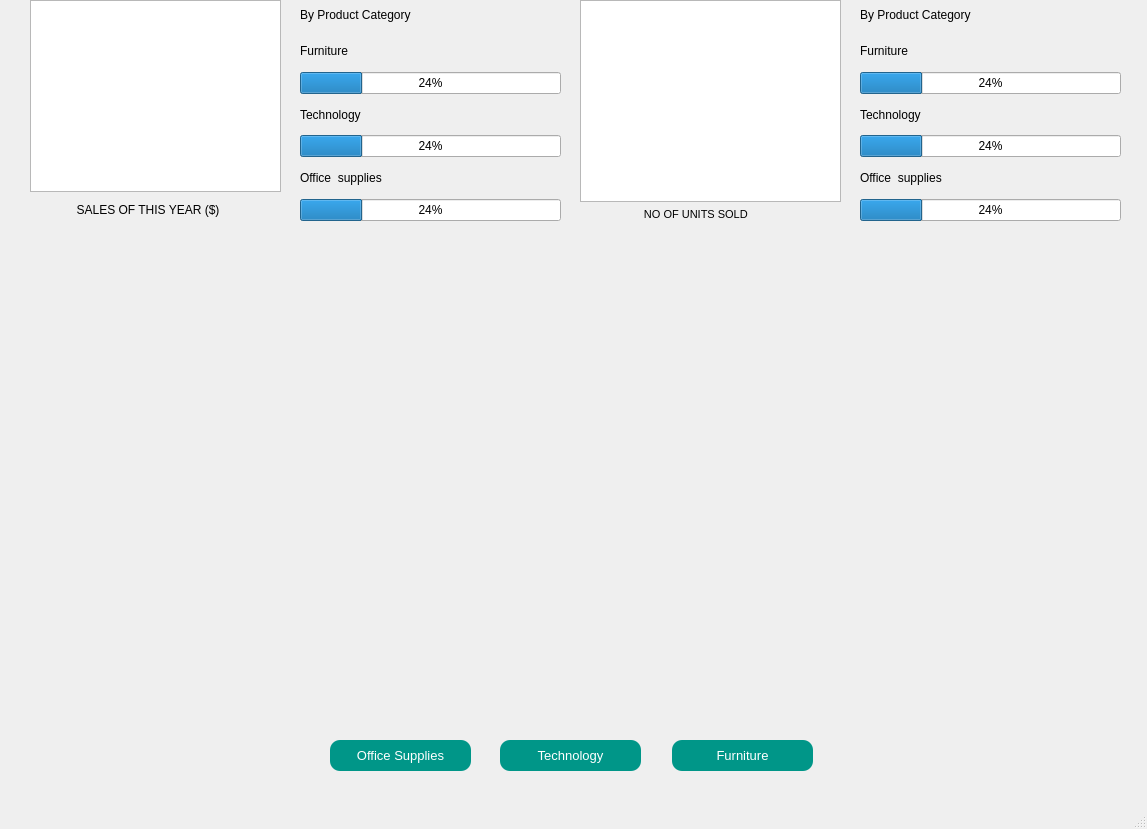
<?xml version="1.0" encoding="UTF-8"?>
<ui version="4.0">
 <class>MainWindow</class>
 <widget class="QMainWindow" name="MainWindow">
  <property name="geometry">
   <rect>
    <x>0</x>
    <y>0</y>
    <width>1147</width>
    <height>829</height>
   </rect>
  </property>
  <property name="windowTitle">
   <string>MainWindow</string>
  </property>
  <widget class="QWidget" name="centralwidget">
   <widget class="QWidget" name="gridLayoutWidget">
    <property name="geometry">
     <rect>
      <x>30</x>
      <y>0</y>
      <width>251</width>
      <height>221</height>
     </rect>
    </property>
    <layout class="QGridLayout" name="gridLayout">
     <item row="2" column="0">
      <widget class="QLabel" name="label">
       <property name="text">
        <string>              SALES OF THIS YEAR ($)</string>
       </property>
      </widget>
     </item>
     <item row="1" column="0" alignment="Qt::AlignHCenter|Qt::AlignVCenter">
      <widget class="QTextBrowser" name="sales">
       <property name="enabled">
        <bool>true</bool>
       </property>
       <property name="font">
        <font>
         <family>Calibri</family>
         <pointsize>40</pointsize>
         <weight>50</weight>
         <italic>false</italic>
         <bold>false</bold>
        </font>
       </property>
       <property name="layoutDirection">
        <enum>Qt::LeftToRight</enum>
       </property>
      </widget>
     </item>
    </layout>
   </widget>
   <widget class="QWidget" name="gridLayoutWidget_2">
    <property name="geometry">
     <rect>
      <x>300</x>
      <y>0</y>
      <width>261</width>
      <height>221</height>
     </rect>
    </property>
    <layout class="QGridLayout" name="gridLayout_2">
     <item row="0" column="0">
      <widget class="QLabel" name="label_2">
       <property name="text">
        <string>By Product Category</string>
       </property>
      </widget>
     </item>
     <item row="6" column="0">
      <widget class="QLabel" name="label_6">
       <property name="text">
        <string>Technology</string>
       </property>
      </widget>
     </item>
     <item row="1" column="0">
      <widget class="QLabel" name="label_5">
       <property name="text">
        <string>Furniture</string>
       </property>
      </widget>
     </item>
     <item row="7" column="0">
      <widget class="QProgressBar" name="tsales">
       <property name="value">
        <number>24</number>
       </property>
      </widget>
     </item>
     <item row="9" column="0">
      <widget class="QProgressBar" name="osales">
       <property name="value">
        <number>24</number>
       </property>
      </widget>
     </item>
     <item row="2" column="0">
      <widget class="QProgressBar" name="fsales">
       <property name="value">
        <number>24</number>
       </property>
       <property name="textVisible">
        <bool>true</bool>
       </property>
      </widget>
     </item>
     <item row="8" column="0">
      <widget class="QLabel" name="label_7">
       <property name="text">
        <string>Office  supplies</string>
       </property>
      </widget>
     </item>
    </layout>
   </widget>
   <widget class="QWidget" name="gridLayoutWidget_4">
    <property name="geometry">
     <rect>
      <x>580</x>
      <y>0</y>
      <width>261</width>
      <height>221</height>
     </rect>
    </property>
    <layout class="QGridLayout" name="gridLayout_4">
     <item row="0" column="0">
      <widget class="QTextBrowser" name="unitssold">
       <property name="font">
        <font>
         <family>Calibri</family>
         <pointsize>40</pointsize>
         <weight>50</weight>
         <italic>false</italic>
         <bold>false</bold>
        </font>
       </property>
      </widget>
     </item>
     <item row="1" column="0">
      <widget class="QLabel" name="label_4">
       <property name="font">
        <font>
         <pointsize>8</pointsize>
        </font>
       </property>
       <property name="text">
        <string>                     NO OF UNITS SOLD</string>
       </property>
      </widget>
     </item>
    </layout>
   </widget>
   <widget class="QWidget" name="verticalLayoutWidget_2">
    <property name="geometry">
     <rect>
      <x>580</x>
      <y>230</y>
      <width>541</width>
      <height>491</height>
     </rect>
    </property>
    <layout class="QVBoxLayout" name="graph_layout_2"/>
   </widget>
   <widget class="QWidget" name="verticalLayoutWidget_3">
    <property name="geometry">
     <rect>
      <x>30</x>
      <y>229</y>
      <width>531</width>
      <height>491</height>
     </rect>
    </property>
    <layout class="QVBoxLayout" name="graph_layout_3"/>
   </widget>
   <widget class="QPushButton" name="furniturebutton">
    <property name="geometry">
     <rect>
      <x>672</x>
      <y>740</y>
      <width>141</width>
      <height>31</height>
     </rect>
    </property>
    <property name="font">
     <font>
      <pointsize>10</pointsize>
     </font>
    </property>
    <property name="styleSheet">
     <string notr="true">QPushButton {
            border-radius: 10px;
            padding: 5px;
            background-color: #009688;
            color: white;
        }

QPushButton:hover {
            background-color: #008080;
        }

QPushButton:pressed {
            background-color: #006666;
        }</string>
    </property>
    <property name="text">
     <string>Furniture</string>
    </property>
   </widget>
   <widget class="QWidget" name="gridLayoutWidget_5">
    <property name="geometry">
     <rect>
      <x>860</x>
      <y>0</y>
      <width>261</width>
      <height>221</height>
     </rect>
    </property>
    <layout class="QGridLayout" name="gridLayout_5">
     <item row="0" column="0">
      <widget class="QLabel" name="label_11">
       <property name="text">
        <string>By Product Category</string>
       </property>
      </widget>
     </item>
     <item row="1" column="0">
      <widget class="QLabel" name="label_13">
       <property name="text">
        <string>Furniture</string>
       </property>
      </widget>
     </item>
     <item row="7" column="0">
      <widget class="QProgressBar" name="tunits">
       <property name="value">
        <number>24</number>
       </property>
      </widget>
     </item>
     <item row="9" column="0">
      <widget class="QProgressBar" name="ounits">
       <property name="value">
        <number>24</number>
       </property>
      </widget>
     </item>
     <item row="2" column="0">
      <widget class="QProgressBar" name="funits">
       <property name="value">
        <number>24</number>
       </property>
       <property name="textVisible">
        <bool>true</bool>
       </property>
      </widget>
     </item>
     <item row="8" column="0">
      <widget class="QLabel" name="label_14">
       <property name="text">
        <string>Office  supplies</string>
       </property>
      </widget>
     </item>
     <item row="6" column="0">
      <widget class="QLabel" name="label_12">
       <property name="text">
        <string>Technology</string>
       </property>
      </widget>
     </item>
    </layout>
   </widget>
   <widget class="QPushButton" name="technologybutton">
    <property name="geometry">
     <rect>
      <x>500</x>
      <y>740</y>
      <width>141</width>
      <height>31</height>
     </rect>
    </property>
    <property name="font">
     <font>
      <pointsize>10</pointsize>
     </font>
    </property>
    <property name="styleSheet">
     <string notr="true">QPushButton {
            border-radius: 10px;
            padding: 5px;
            background-color: #009688;
            color: white;
        }

QPushButton:hover {
            background-color: #008080;
        }

QPushButton:pressed {
            background-color: #006666;
        }</string>
    </property>
    <property name="text">
     <string>Technology</string>
    </property>
   </widget>
   <widget class="QPushButton" name="officesupplybutton">
    <property name="geometry">
     <rect>
      <x>330</x>
      <y>740</y>
      <width>141</width>
      <height>31</height>
     </rect>
    </property>
    <property name="font">
     <font>
      <pointsize>10</pointsize>
     </font>
    </property>
    <property name="styleSheet">
     <string notr="true">QPushButton {
            border-radius: 10px;
            padding: 5px;
            background-color: #009688;
            color: white;
        }

QPushButton:hover {
            background-color: #008080;
        }

QPushButton:pressed {
            background-color: #006666;
        }</string>
    </property>
    <property name="text">
     <string>Office Supplies</string>
    </property>
   </widget>
  </widget>
  <widget class="QMenuBar" name="menubar">
   <property name="geometry">
    <rect>
     <x>0</x>
     <y>0</y>
     <width>1147</width>
     <height>26</height>
    </rect>
   </property>
  </widget>
  <widget class="QStatusBar" name="statusbar"/>
 </widget>
 <resources/>
 <connections/>
</ui>
